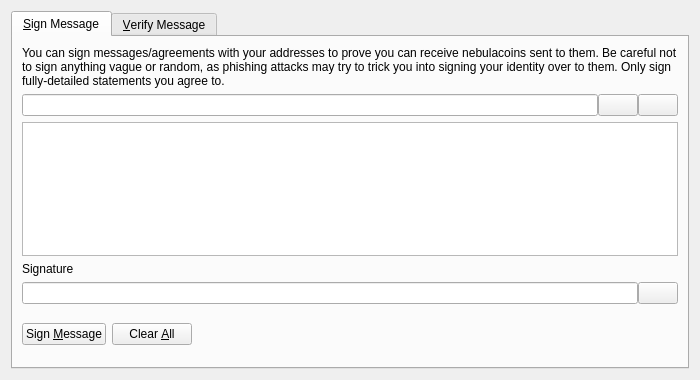
<?xml version="1.0" encoding="UTF-8"?>
<ui version="4.0">
 <class>SignVerifyMessageDialog</class>
 <widget class="QDialog" name="SignVerifyMessageDialog">
  <property name="geometry">
   <rect>
    <x>0</x>
    <y>0</y>
    <width>700</width>
    <height>380</height>
   </rect>
  </property>
  <property name="windowTitle">
   <string>Signatures - Sign / Verify a Message</string>
  </property>
  <property name="modal">
   <bool>true</bool>
  </property>
  <layout class="QVBoxLayout" name="verticalLayout">
   <item>
    <widget class="QTabWidget" name="tabWidget">
     <property name="currentIndex">
      <number>0</number>
     </property>
     <widget class="QWidget" name="tabSignMessage">
      <attribute name="title">
       <string>&amp;Sign Message</string>
      </attribute>
      <layout class="QVBoxLayout" name="verticalLayout_SM">
       <item>
        <widget class="QLabel" name="infoLabel_SM">
         <property name="text">
          <string>You can sign messages/agreements with your addresses to prove you can receive nebulacoins sent to them. Be careful not to sign anything vague or random, as phishing attacks may try to trick you into signing your identity over to them. Only sign fully-detailed statements you agree to.</string>
         </property>
         <property name="textFormat">
          <enum>Qt::PlainText</enum>
         </property>
         <property name="wordWrap">
          <bool>true</bool>
         </property>
        </widget>
       </item>
       <item>
        <layout class="QHBoxLayout" name="horizontalLayout_1_SM">
         <property name="spacing">
          <number>0</number>
         </property>
         <item>
          <widget class="QValidatedLineEdit" name="addressIn_SM">
           <property name="toolTip">
            <string>The Nebulacoin address to sign the message with</string>
           </property>
          </widget>
         </item>
         <item>
          <widget class="QPushButton" name="addressBookButton_SM">
           <property name="toolTip">
            <string>Choose previously used address</string>
           </property>
           <property name="text">
            <string/>
           </property>
           <property name="icon">
            <iconset resource="../bitcoin.qrc">
             <normaloff>:/icons/address-book</normaloff>:/icons/address-book</iconset>
           </property>
           <property name="shortcut">
            <string>Alt+A</string>
           </property>
           <property name="autoDefault">
            <bool>false</bool>
           </property>
          </widget>
         </item>
         <item>
          <widget class="QPushButton" name="pasteButton_SM">
           <property name="toolTip">
            <string>Paste address from clipboard</string>
           </property>
           <property name="text">
            <string/>
           </property>
           <property name="icon">
            <iconset resource="../bitcoin.qrc">
             <normaloff>:/icons/editpaste</normaloff>:/icons/editpaste</iconset>
           </property>
           <property name="shortcut">
            <string>Alt+P</string>
           </property>
           <property name="autoDefault">
            <bool>false</bool>
           </property>
          </widget>
         </item>
        </layout>
       </item>
       <item>
        <widget class="QPlainTextEdit" name="messageIn_SM">
         <property name="toolTip">
          <string>Enter the message you want to sign here</string>
         </property>
        </widget>
       </item>
       <item>
        <widget class="QLabel" name="signatureLabel_SM">
         <property name="text">
          <string>Signature</string>
         </property>
         <property name="textFormat">
          <enum>Qt::PlainText</enum>
         </property>
        </widget>
       </item>
       <item>
        <layout class="QHBoxLayout" name="horizontalLayout_2_SM">
         <property name="spacing">
          <number>0</number>
         </property>
         <item>
          <widget class="QLineEdit" name="signatureOut_SM">
           <property name="font">
            <font>
             <italic>true</italic>
            </font>
           </property>
           <property name="readOnly">
            <bool>true</bool>
           </property>
          </widget>
         </item>
         <item>
          <widget class="QPushButton" name="copySignatureButton_SM">
           <property name="toolTip">
            <string>Copy the current signature to the system clipboard</string>
           </property>
           <property name="text">
            <string/>
           </property>
           <property name="icon">
            <iconset resource="../bitcoin.qrc">
             <normaloff>:/icons/editcopy</normaloff>:/icons/editcopy</iconset>
           </property>
           <property name="autoDefault">
            <bool>false</bool>
           </property>
          </widget>
         </item>
        </layout>
       </item>
       <item>
        <layout class="QHBoxLayout" name="horizontalLayout_3_SM">
         <item>
          <widget class="QPushButton" name="signMessageButton_SM">
           <property name="toolTip">
            <string>Sign the message to prove you own this Nebulacoin address</string>
           </property>
           <property name="text">
            <string>Sign &amp;Message</string>
           </property>
           <property name="icon">
            <iconset resource="../bitcoin.qrc">
             <normaloff>:/icons/edit</normaloff>:/icons/edit</iconset>
           </property>
           <property name="autoDefault">
            <bool>false</bool>
           </property>
          </widget>
         </item>
         <item>
          <widget class="QPushButton" name="clearButton_SM">
           <property name="toolTip">
            <string>Reset all sign message fields</string>
           </property>
           <property name="text">
            <string>Clear &amp;All</string>
           </property>
           <property name="icon">
            <iconset resource="../bitcoin.qrc">
             <normaloff>:/icons/remove</normaloff>:/icons/remove</iconset>
           </property>
           <property name="autoDefault">
            <bool>false</bool>
           </property>
          </widget>
         </item>
         <item>
          <spacer name="horizontalSpacer_1_SM">
           <property name="orientation">
            <enum>Qt::Horizontal</enum>
           </property>
           <property name="sizeHint" stdset="0">
            <size>
             <width>40</width>
             <height>48</height>
            </size>
           </property>
          </spacer>
         </item>
         <item>
          <widget class="QLabel" name="statusLabel_SM">
           <property name="font">
            <font>
             <weight>75</weight>
             <bold>true</bold>
            </font>
           </property>
           <property name="text">
            <string/>
           </property>
           <property name="wordWrap">
            <bool>true</bool>
           </property>
          </widget>
         </item>
         <item>
          <spacer name="horizontalSpacer_2_SM">
           <property name="orientation">
            <enum>Qt::Horizontal</enum>
           </property>
           <property name="sizeHint" stdset="0">
            <size>
             <width>40</width>
             <height>48</height>
            </size>
           </property>
          </spacer>
         </item>
        </layout>
       </item>
      </layout>
     </widget>
     <widget class="QWidget" name="tabVerifyMessage">
      <attribute name="title">
       <string>&amp;Verify Message</string>
      </attribute>
      <layout class="QVBoxLayout" name="verticalLayout_VM">
       <item>
        <widget class="QLabel" name="infoLabel_VM">
         <property name="text">
          <string>Enter the receiver's address, message (ensure you copy line breaks, spaces, tabs, etc. exactly) and signature below to verify the message. Be careful not to read more into the signature than what is in the signed message itself, to avoid being tricked by a man-in-the-middle attack. Note that this only proves the signing party receives with the address, it cannot prove sendership of any transaction!</string>
         </property>
         <property name="textFormat">
          <enum>Qt::PlainText</enum>
         </property>
         <property name="alignment">
          <set>Qt::AlignLeading|Qt::AlignLeft|Qt::AlignTop</set>
         </property>
         <property name="wordWrap">
          <bool>true</bool>
         </property>
        </widget>
       </item>
       <item>
        <layout class="QHBoxLayout" name="horizontalLayout_1_VM">
         <property name="spacing">
          <number>0</number>
         </property>
         <item>
          <widget class="QValidatedLineEdit" name="addressIn_VM">
           <property name="toolTip">
            <string>The Nebulacoin address the message was signed with</string>
           </property>
          </widget>
         </item>
         <item>
          <widget class="QPushButton" name="addressBookButton_VM">
           <property name="toolTip">
            <string>Choose previously used address</string>
           </property>
           <property name="text">
            <string/>
           </property>
           <property name="icon">
            <iconset resource="../bitcoin.qrc">
             <normaloff>:/icons/address-book</normaloff>:/icons/address-book</iconset>
           </property>
           <property name="shortcut">
            <string>Alt+A</string>
           </property>
           <property name="autoDefault">
            <bool>false</bool>
           </property>
          </widget>
         </item>
        </layout>
       </item>
       <item>
        <widget class="QPlainTextEdit" name="messageIn_VM"/>
       </item>
       <item>
        <widget class="QValidatedLineEdit" name="signatureIn_VM"/>
       </item>
       <item>
        <layout class="QHBoxLayout" name="horizontalLayout_2_VM">
         <item>
          <widget class="QPushButton" name="verifyMessageButton_VM">
           <property name="toolTip">
            <string>Verify the message to ensure it was signed with the specified Nebulacoin address</string>
           </property>
           <property name="text">
            <string>Verify &amp;Message</string>
           </property>
           <property name="icon">
            <iconset resource="../bitcoin.qrc">
             <normaloff>:/icons/transaction_0</normaloff>:/icons/transaction_0</iconset>
           </property>
           <property name="autoDefault">
            <bool>false</bool>
           </property>
          </widget>
         </item>
         <item>
          <widget class="QPushButton" name="clearButton_VM">
           <property name="toolTip">
            <string>Reset all verify message fields</string>
           </property>
           <property name="text">
            <string>Clear &amp;All</string>
           </property>
           <property name="icon">
            <iconset resource="../bitcoin.qrc">
             <normaloff>:/icons/remove</normaloff>:/icons/remove</iconset>
           </property>
           <property name="autoDefault">
            <bool>false</bool>
           </property>
          </widget>
         </item>
         <item>
          <spacer name="horizontalSpacer_1_VM">
           <property name="orientation">
            <enum>Qt::Horizontal</enum>
           </property>
           <property name="sizeHint" stdset="0">
            <size>
             <width>40</width>
             <height>48</height>
            </size>
           </property>
          </spacer>
         </item>
         <item>
          <widget class="QLabel" name="statusLabel_VM">
           <property name="font">
            <font>
             <weight>75</weight>
             <bold>true</bold>
            </font>
           </property>
           <property name="text">
            <string/>
           </property>
           <property name="wordWrap">
            <bool>true</bool>
           </property>
          </widget>
         </item>
         <item>
          <spacer name="horizontalSpacer_2_VM">
           <property name="orientation">
            <enum>Qt::Horizontal</enum>
           </property>
           <property name="sizeHint" stdset="0">
            <size>
             <width>40</width>
             <height>48</height>
            </size>
           </property>
          </spacer>
         </item>
        </layout>
       </item>
      </layout>
     </widget>
    </widget>
   </item>
  </layout>
 </widget>
 <customwidgets>
  <customwidget>
   <class>QValidatedLineEdit</class>
   <extends>QLineEdit</extends>
   <header>qvalidatedlineedit.h</header>
  </customwidget>
 </customwidgets>
 <resources>
  <include location="../bitcoin.qrc"/>
 </resources>
 <connections/>
</ui>
